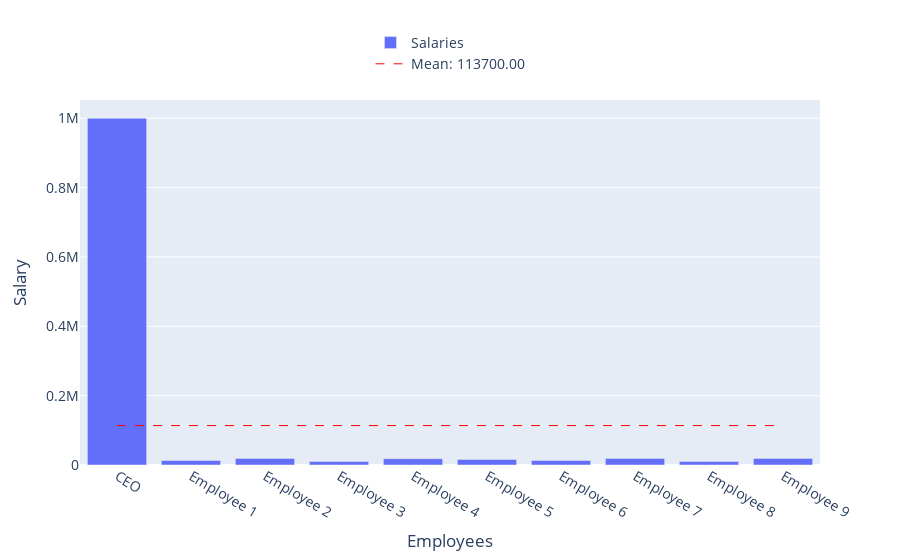

Write notebook code for a chart like this one.
### Markdown cell above
**Caution When Using the Mean**

The mean is a common measure of central tendency, but it isn't always the best choice. In certain situations, the mean can be misleading as it may be 'pulled' towards extreme values.

For example, consider a company that has 9 employees who earn between \\$10,000 to \\$20,000 per year, with the exception of the CEO who earns \\$1,000,000. The median salary is **\\$113,700**, which does not accurately represent the typical salary in this case.

Why? Because the CEO's salary is very large compared to other employees, the average salary is very high and does not reflect the salary of ordinary employees.

### Code cell
# @title #### Calculate mean and plot bar chart
import plotly.graph_objects as go

# Define the data
salaries = [1000000, 13000, 19000, 10000, 18000, 16000, 13000, 19000, 10000, 19000]
employee_names = ['CEO', 'Employee 1', 'Employee 2', 'Employee 3', 'Employee 4', 'Employee 5', 'Employee 6', 'Employee 7', 'Employee 8', 'Employee 9']

# Calculate the mean
mean_salary = sum(salaries) / len(salaries)

# Create a bar chart
fig = go.Figure(data=go.Bar(y=salaries, x=employee_names, name='Salaries'))

# Add a horizontal line for the mean
fig.add_trace(go.Scatter(
    x=[employee_names[0], employee_names[-1]],
    y=[mean_salary, mean_salary],
    mode='lines',
    name=f'Mean: {mean_salary:.2f}',
    line=dict(color='Red', width=1, dash='dash')
))

# Add labels for x and y axis
fig.update_layout(
    xaxis_title="Employees",
    yaxis_title="Salary",
    font=dict(
        size=14,
    ),
    legend=dict(
        yanchor="top",
        y=1.2,
        xanchor="center",
        x=0.5
    )
)

# Show the plot
fig.show()

### Figure 1 — Plotly figure (JSON) as saved in the notebook; plotly's stock layout.template omitted (floating-point values rounded to 4 significant figures)
{"data": [{"name": "Salaries", "type": "bar", "x": ["CEO", "Employee 1", "Employee 2", "Employee 3", "Employee 4", "Employee 5", "Employee 6", "Employee 7", "Employee 8", "Employee 9"], "y": [1000000, 13000, 19000, 10000, 18000, 16000, 13000, 19000, 10000, 19000]}, {"line": {"color": "Red", "dash": "dash", "width": 1}, "mode": "lines", "name": "Mean: 113700.00", "type": "scatter", "x": ["CEO", "Employee 9"], "y": [113700, 113700]}], "layout": {"font": {"size": 14}, "legend": {"x": 0.5, "xanchor": "center", "y": 1.2, "yanchor": "top"}, "xaxis": {"title": {"text": "Employees"}}, "yaxis": {"title": {"text": "Salary"}}}}
